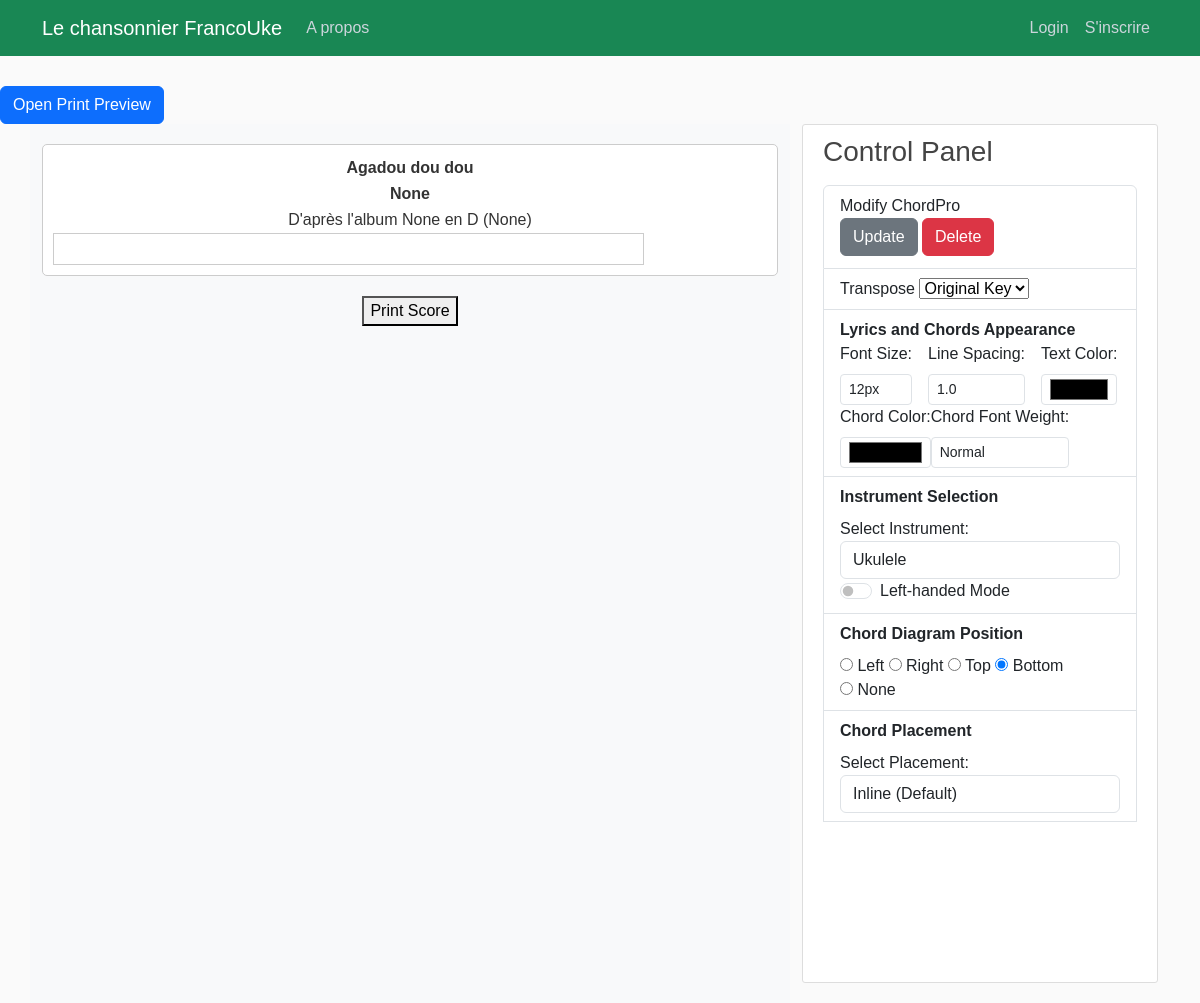
/score/360/, run on an earlier commit of the app's database.
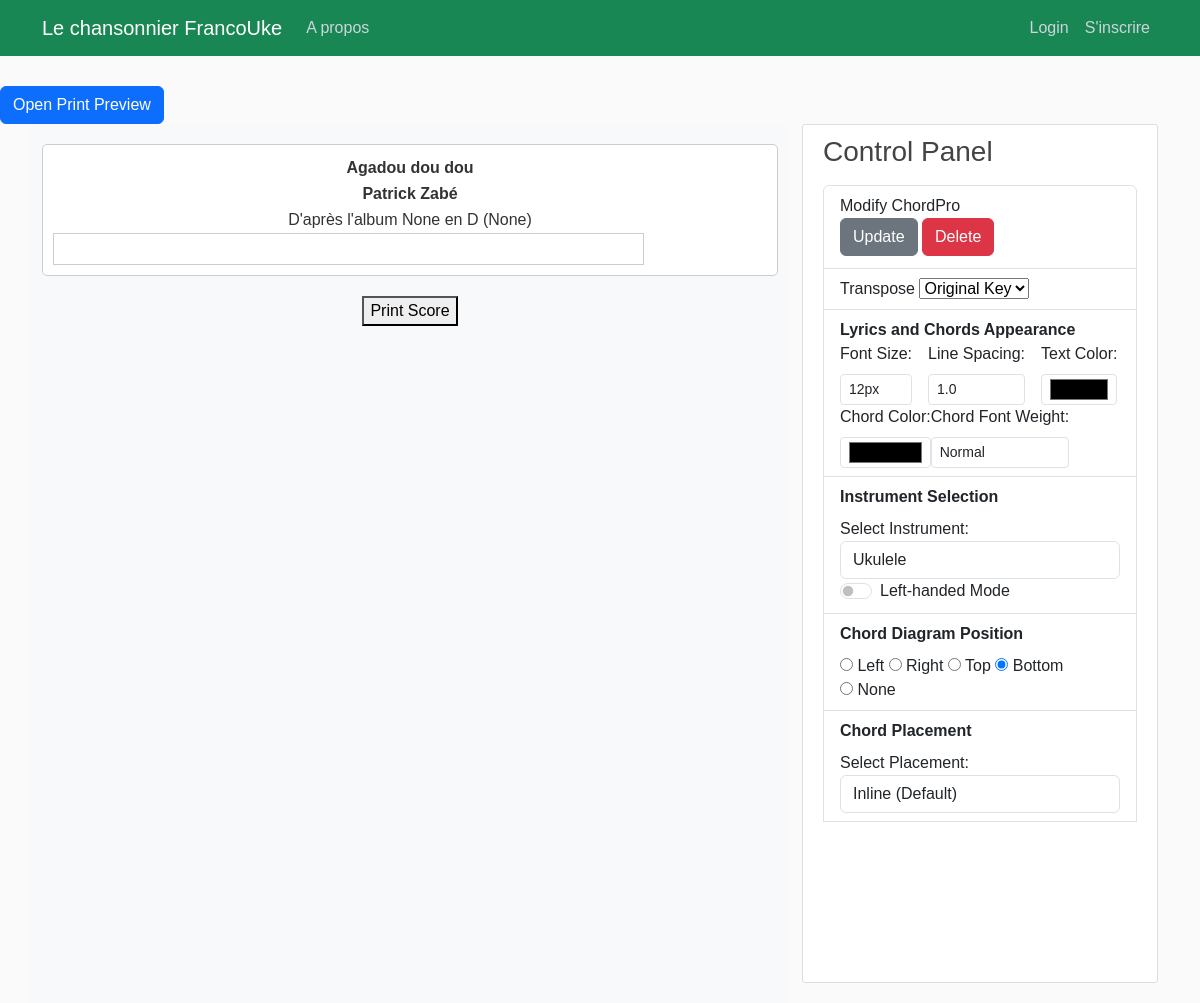
And on a later commit of the database.
### songbook/models.py (models this page shows, shortened)
class Song(models.Model):
    songTitle = models.CharField(max_length=100, blank=True, null=True)
    songChordPro = models.TextField()  # Original
    lyrics_with_chords = models.JSONField(null=True, blank=True)
    metadata = models.JSONField(blank=True, null=True)  # Stores metadata as JSON
    date_posted = models.DateField(default=timezone.now)
    contributor = models.ForeignKey(User, on_delete=models.CASCADE)
    tags = TaggableManager(blank=True)

### songbook/views.py (the view)
# urls.py: path('score/<int:pk>/', ScoreView.as_view(),name='score'),
class ScoreView(DetailView):
    model = Song
    template_name = 'songbook/song_simplescore.html'  # Temporary template for experiments
    context_object_name = 'score'
    def get_context_data(self, **kwargs):
        context = super().get_context_data(**kwargs)
        context['experiment'] = "This is a test for the new score view"
        return context

### songbook/templates/songbook/song_simplescore.html (shortened to what this page needs)
{% load static %}
<!DOCTYPE html>
<html lang="en">
<head>
<link href="https://cdn.jsdelivr.net/npm/bootstrap@5.3.3/dist/css/bootstrap.min.css" rel="stylesheet">
    {% if pdf_generation %}
        <link rel="stylesheet" href="file://{{ STATIC_ROOT }}/songbook/main.css">
        <link rel="stylesheet" href="file://{{ STATIC_ROOT }}/songbook/song_simplescore.css">
    {% else %}
        <link rel="stylesheet" type="text/css" href="{% static 'songbook/main.css' %}">
        <link rel="stylesheet" href="{% static 'songbook/song_simplescore.css' %}">
    {% endif %}
</head>
<body>
    <header class="site-header">
        {% include "partials/_navbar.html" %}
      </header>
      <button type="button" class="btn btn-primary mt-3" data-bs-toggle="modal" data-bs-target="#printPreviewModal">
        Open Print Preview
    </button>
      <main role="main" class="container">
        <div class="row">
            <div class="col-8 bg-light">
                <div id="printableScore" style="background-color:#FFF; padding: 10px; border: 1px solid #ccc; border-radius: 5px; max-width: 800px; margin: 20px auto;">
                    <table id="song_header" table table-borderless style="width: 100%; margin: 0 auto; padding: 1;">
                        <tbody>
                            <tr style="height:fit-content;">
                                <td class="col-3">
                                </td>
                                <td class="col-6" style="text-align: center; font-weight: bolder;">{{ score.songTitle }}</td>
                                <td class="col-3" style="text-align: right;">
                                </td>
                            </tr>
                            <tr>
                                <td class="col-sm-3">
                                    </td>
                                <td class="col-sm-6" style="text-align: center; font-weight: bolder;">{{ score.metadata.artist }}</td>
                                <td class="col-sm-3"></td>
                            </tr>
                            <tr>
                                <td colspan="3" style="text-align: center; " id="recording">D'après l'album {{ score.metadata.album }} en {{ score.metadata.key }} ({{ score.metadata.year }})</td>
                            </tr>
                        </tbody>
                    </table>
                <div id="lyrics-and-chords" class="row">
                    <div class="col-10">
                        <div id="lyrics-container" class="lyrics-container">
                        </div>
                    </div>
                    <div id="right-chord-diagram-placeholder" class="col-2"></div>
                </div>
            </div>
        <button onclick="printDiv('printableScore')" style="display: block; margin: 20px auto;">Print Score</button>
        </div>
            <div class="col-4">
                {% include "partials/_control_panel.html" %}
            </div>
    </main>
</body>
</html>

What changed in the data, as far as the page shows it:
changed Song "Agadou dou dou": metadata.artist "None" → "Patrick Zabé"
